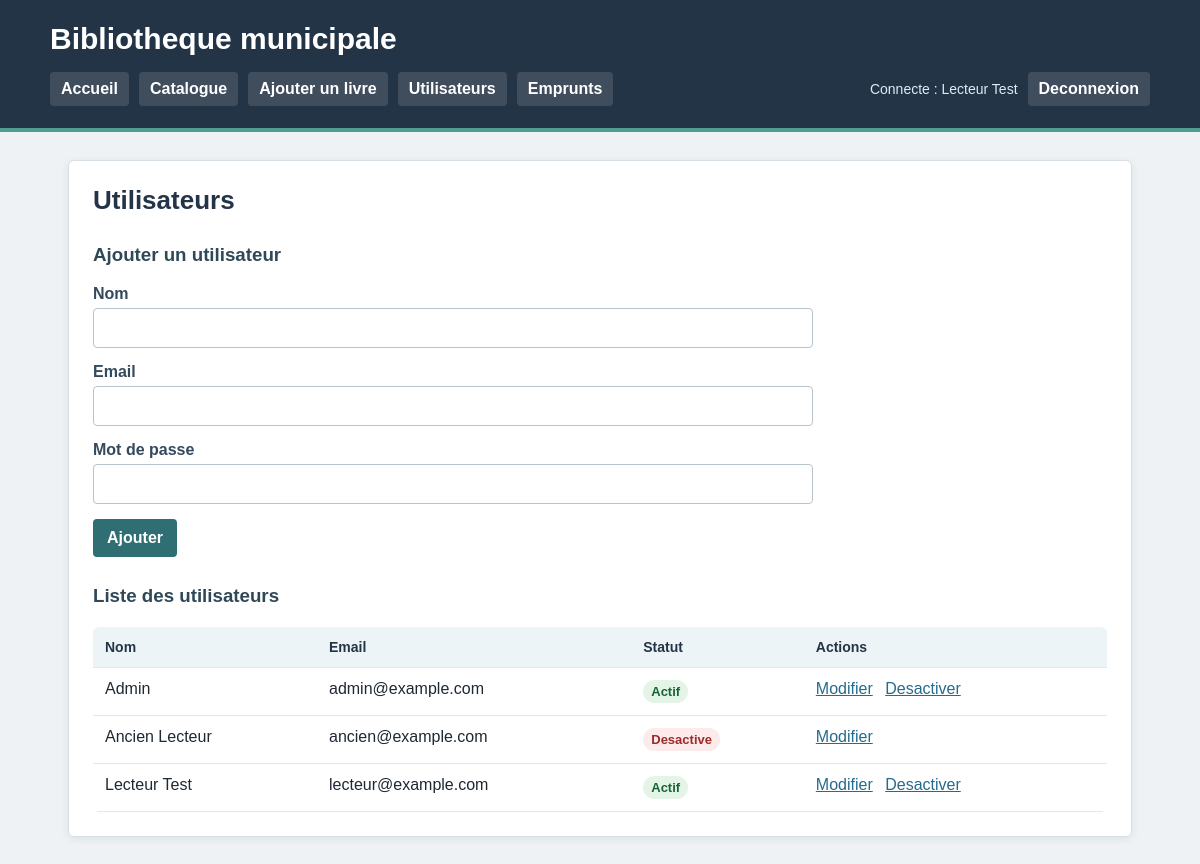
/utilisateurs.php (signed in), run on the app's committed database.
### tables this page shows
CREATE TABLE utilisateurs (
    id INT AUTO_INCREMENT PRIMARY KEY,
    nom VARCHAR(100) NOT NULL,
    email VARCHAR(150) NOT NULL UNIQUE,
    mot_de_passe VARCHAR(255) NOT NULL,
    actif TINYINT(1) NOT NULL DEFAULT 1
);

### public/utilisateurs.php (the view, shortened to what this page needs)
<?php
$pdo = connexionBDD();
$nom = '';
$email = '';
$utilisateurs = $pdo->query("SELECT * FROM utilisateurs ORDER BY nom")->fetchAll(PDO::FETCH_ASSOC);
include __DIR__ . '/../templates/header.php';
?>
<section class="bloc">
    <h2>Utilisateurs</h2>
    <h3>Ajouter un utilisateur</h3>
    <form method="post" class="formulaire">
        <label for="nom">Nom</label>
        <input type="text" id="nom" name="nom" value="<?= htmlspecialchars($nom) ?>">
        <label for="email">Email</label>
        <input type="email" id="email" name="email" value="<?= htmlspecialchars($email) ?>">
        <label for="mot_de_passe">Mot de passe</label>
        <input type="password" id="mot_de_passe" name="mot_de_passe">
        <button type="submit">Ajouter</button>
    </form>
    <h3>Liste des utilisateurs</h3>
    <table>
        <thead>
            <tr>
                <th>Nom</th>
                <th>Email</th>
                <th>Statut</th>
                <th>Actions</th>
            </tr>
        </thead>
        <tbody>
            <?php foreach ($utilisateurs as $utilisateur): ?>
                <tr>
                    <td><?= htmlspecialchars($utilisateur['nom']) ?></td>
                    <td><?= htmlspecialchars($utilisateur['email']) ?></td>
                    <td>
                        <?php if ($utilisateur['actif']): ?>
                            <span class="disponible">Actif</span>
                        <?php else: ?>
                            <span class="indisponible">Desactive</span>
                        <?php endif; ?>
                    </td>
                    <td>
                        <a href="modifier_utilisateur.php?id=<?= (int) $utilisateur['id'] ?>">Modifier</a>
                        <?php if ($utilisateur['actif']): ?>
                            <a href="desactiver_utilisateur.php?id=<?= (int) $utilisateur['id'] ?>">Desactiver</a>
                        <?php endif; ?>
                    </td>
                </tr>
            <?php endforeach; ?>
        </tbody>
    </table>
</section>
<?php include __DIR__ . '/../templates/footer.php'; ?>

### public/assets/css/style.css (style rules this page uses)
* { box-sizing: border-box; }
body { margin: 0; font-family: Arial, Helvetica, sans-serif; background: #eef2f4; color: #1f2933; }
.bloc { background: white; padding: 24px; border: 1px solid #d9e0e5; border-radius: 6px; box-shadow: 0 2px 8px rgba(31, 41, 51, 0.08); }
h2 { margin-top: 0; color: #243447; font-size: 26px; }
h3 { color: #2f4858; margin-top: 28px; }
a { color: #246b8f; }
table { width: 100%; border-collapse: collapse; margin-top: 20px; overflow: hidden; border-radius: 6px; }
th, td { border-bottom: 1px solid #e1e7eb; padding: 12px; text-align: left; vertical-align: top; }
th { background: #edf4f7; color: #243447; font-size: 14px; }
input, select, textarea, button { font: inherit; }
label { display: block; margin-bottom: 5px; font-weight: bold; color: #34495e; }
input, select, textarea { width: 100%; padding: 10px; margin: 0 0 15px 0; border: 1px solid #b7c4cc; border-radius: 4px; background: white; }
button, .bouton { display: inline-block; background: #2f6f73; color: white; border: 0; border-radius: 4px; padding: 10px 14px; text-decoration: none; cursor: pointer; font-weight: bold; }
td a { display: inline-block; margin-right: 8px; }
.formulaire { max-width: 720px; }
.disponible, .indisponible { display: inline-block; padding: 4px 8px; border-radius: 20px; font-size: 13px; font-weight: bold; }
.disponible { color: #17643b; background: #e4f5e8; }
.indisponible { color: #9d2a2a; background: #fdeaea; }

### data on the page
utilisateurs: nom "Admin", email "admin@example.com", actif "Actif"
utilisateurs: nom "Ancien Lecteur", email "ancien@example.com", actif "Desactive"
utilisateurs: nom "Lecteur Test", email "lecteur@example.com", actif "Actif"

### other printed values
nomUtilisateur() "Lecteur Test"
